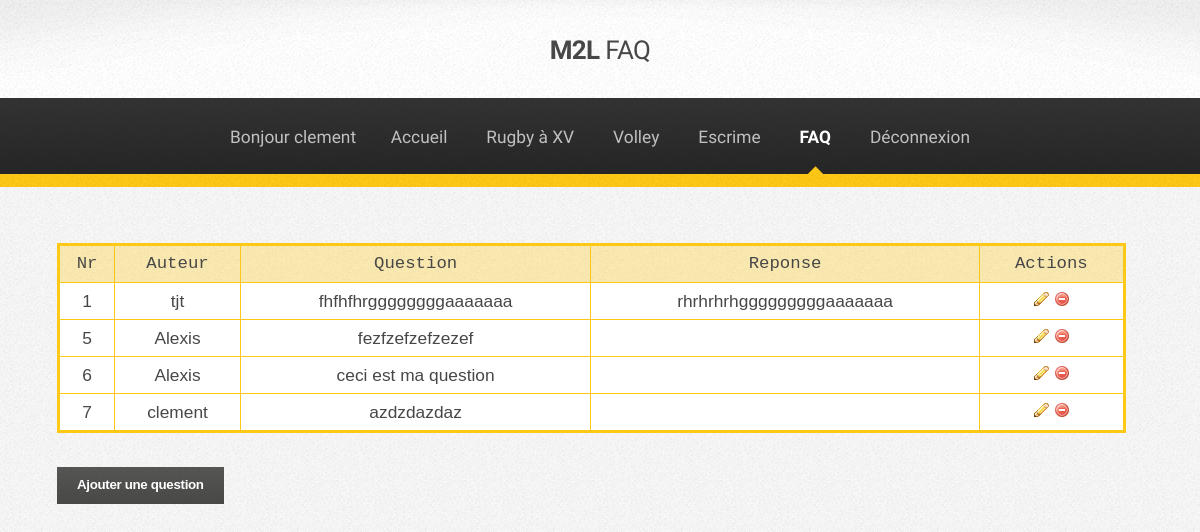
/list.php (signed in), run on the app's committed database.
### tables this page shows
CREATE TABLE `faq` (
  `id_faq` int(11) NOT NULL,
  `question` text,
  `reponse` text,
  `dat_question` date DEFAULT NULL,
  `dat_reponse` date DEFAULT NULL,
  `id_user` int(11) DEFAULT NULL
);

CREATE TABLE `user` (
  `id_user` int(11) NOT NULL,
  `pseudo` varchar(25) DEFAULT NULL,
  `mdp` varchar(25) DEFAULT NULL,
  `mail` varchar(25) DEFAULT NULL,
  `id_usertype` int(11) DEFAULT '1',
  `id_ligue` int(11) DEFAULT NULL
);

### list.php (the view, shortened to what this page needs)
<?php
$bdd = mysqli_connect("localhost","root","","m2l");
?>
<!DOCTYPE HTML>
<html lang="fr">
  <head>
    <?php include './includes/header.php'; ?>
  </head>
  <body>
    <div id="page-wrapper">
      <?php include './includes/head.php'; ?>
      <?php if ($_SESSION) { ?>
      <div class="tableauList">
        <table>
          <thead>
           <tr>
               <th>Nr</th>
               <th>Auteur</th>
               <th>Question</th>
               <th>Reponse</th>
               <th>Actions</th>
           </tr>
          </thead>
          <tbody>
            <?php
              if (!$bdd) {
                echo 'Erreur de connection';
              }else{
                $req = mysqli_query($bdd,"SELECT faq.id_faq,user.pseudo,faq.question,faq.reponse FROM faq inner join user on faq.id_user = user.id_user WHERE id_ligue = ".$_SESSION['ligue']);
              }
              while($row = mysqli_fetch_row($req)) { ?>
                <tr>
                  <td><?php echo "".$row[0].""; ?></td>
                  <td><?php echo "".$row[1].""; ?></td>
                  <td><?php echo "".$row[2].""; ?></td>
                  <td><?php echo "".$row[3].""; ?></td>
                  <td>
                  <a class="aDuTableau" href="edit.php<?php echo "?id=$row[0]"; ?>"><img src="images\tabIco\edit.png" title="Modifier" alt="Modifier" class="icon ic_b_edit"></a>
                  <a class="aDuTableau" href="delete.php<?php echo "?id=$row[0]"; ?>"><img src="images\tabIco\delete.png" title="Effacer" alt="Effacer" class="icon ic_b_drop"></a>
                </tr>
        <?php
              }
            }else{
              echo "<script>alert(\"Vous devez etre connecter pour acceder a la FAQ\"); window.location.href = \"./index.php\" ; </script>";
            }
        ?>
          </tbody>
        </table>
        <p><button class="button" onclick="window.location.href='add.php'">Ajouter une question</button></p>
      </div>
    </div>
  </body>
</html>

### includes/header.php (shortened to what this page needs)
<link rel="stylesheet" type="text/css" href="assets/css/main.css" />
<link rel="stylesheet" type="text/css" href="assets/css/css_custom.css" />
<link rel="stylesheet" type="text/css" href="assets/css/unslider.css" />

### includes/head.php (shortened to what this page needs)
<?php
	if (basename($_SERVER['PHP_SELF']) == "index.php") {
		echo '<div id="header">
					<h1><a id="logo">M2L <em>Maison des ligues</em></a></h1>
					<nav id="nav">
						<ul>';
							if (isset($_SESSION['login'])) {
								echo '<li><a id="login">Bonjour '.$_SESSION['login'].'</a></li>';
							}
						echo '<li class="current">
								<a href="#">Maison des Ligue</a>
								<ul>
									<li><a href="#ligue">Ligue</a></li>
									<li><a href="#mission">Mission</a></li>
									<li><a href="#correspondance">Correspondance des bureaux et des ligues</a></li>
									<li><a href="#financement">Financement</a></li>
									<li><a href="#service">Services proposés</a></li>
									<li><a href="#contact">Contact</a></li>
								</ul>
							</li>
							<li><a href="rugby.php">Rugby à XV</a></li>
							<li><a href="volley.php">Volley</a></li>
							<li><a href="escrime.php">Escrime</a></li>';
							if (isset($_SESSION['login'])) {
								echo '<li><a href="list.php">FAQ</a></li>
								<li><a href="logout.php">Déconnexion</a></li>';
							}
						echo '</ul>
					</nav>
				</div>';
	}elseif (basename($_SERVER['PHP_SELF']) == "register.php") {
		echo '';
	}elseif (basename($_SERVER['PHP_SELF']) == "list.php") {
		echo '<div id="header">
					<h1><a id="logo">M2L <em>FAQ</em></a></h1>
					<nav id="nav">
						<ul>';
							if (isset($_SESSION['login'])) {
								echo '<li><a id="login">Bonjour '.$_SESSION['login'].'</a></li>';
							}
						echo '<li><a href="index.php">Accueil</a></li>
							<li><a href="rugby.php">Rugby à XV</a></li>
							<li><a href="volley.php">Volley</a></li>
							<li><a href="escrime.php">Escrime</a></li>
							<li class="current">
								<a href="list.php">FAQ</a>
								<ul>
									<li><a href="#Prés-Escrime">Je sais pas encore quoi mettre</a></li>
								</ul>
							</li>
							<li><a href="logout.php">Déconnexion</a></li>
						</ul>
					</nav>
				</div>';
	}elseif (basename($_SERVER['PHP_SELF']) == "delete.php") {
		echo '';
	}
?>

### assets/css/css_custom.css (style rules this page uses)
table { border: medium solid #fec816; border-collapse: collapse; width: 100%; }
th { font-family: monospace; border: thin solid #fec816; padding: 5px; background-color: rgba(254, 200, 22, 0.31); }
td { font-family: sans-serif; border: thin solid #fec816; padding: 5px; text-align: center; background-color: #ffffff; }
.tableauList { position: relative; margin: 30px 74px 22em 57px; }
.aDuTableau { border-bottom: dotted 0px; }

### data on the page
faq: id_faq "1", id_user.pseudo "tjt", question "fhfhfhrggggggggaaaaaaa", reponse "rhrhrhrhgggggggggaaaaaaa"
faq: id_faq "5", id_user.pseudo "Alexis", question "fezfzefzefzezef"
faq: id_faq "6", id_user.pseudo "Alexis", question "ceci est ma question"
faq: id_faq "7", id_user.pseudo "clement", question "azdzdazdaz"

### other printed values
$_SESSION['login'] "clement"
